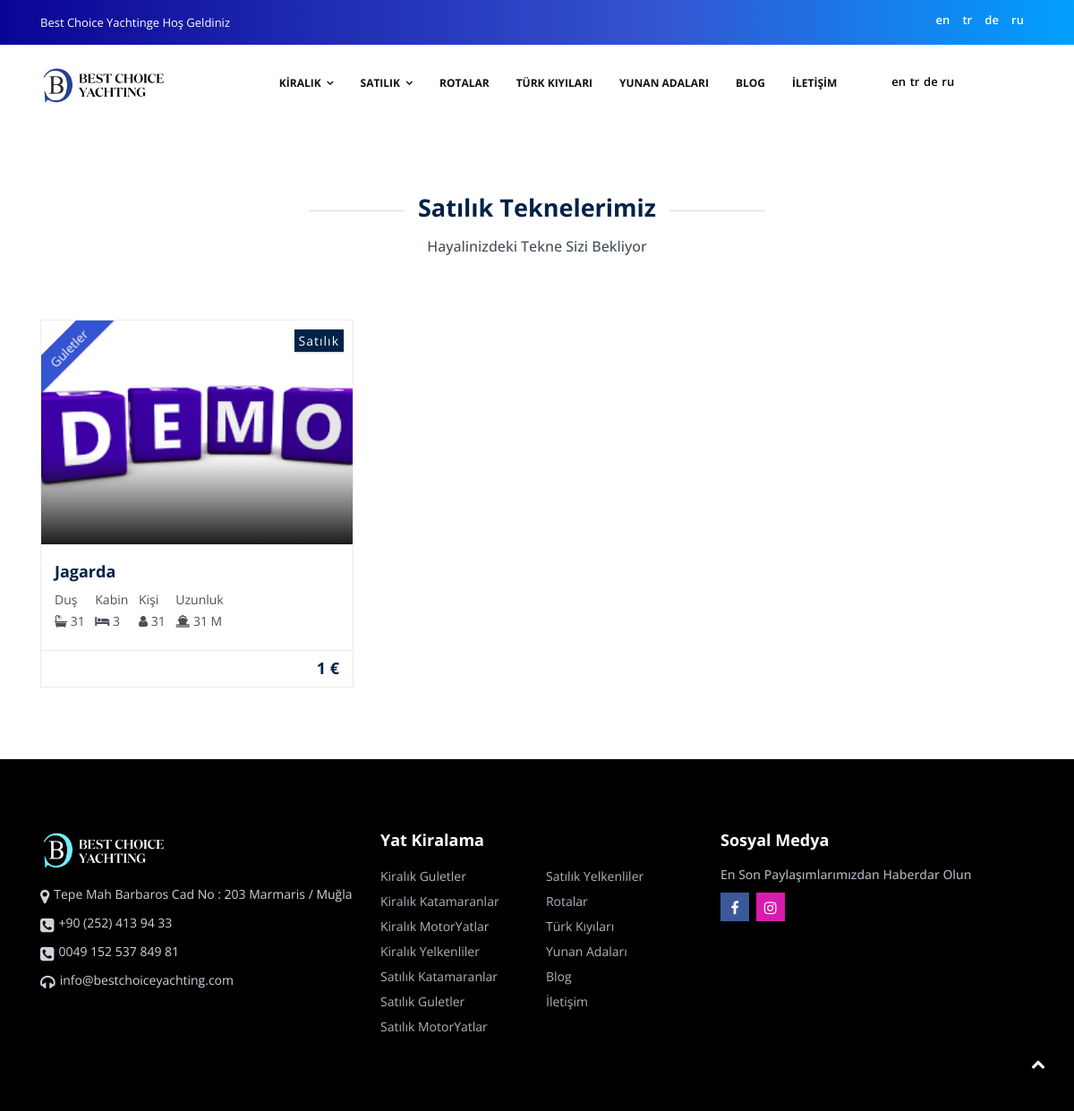
The page /tr/sale/list/ on the database its author committed.
### sell/models.py (models this page shows, shortened)
class SellProduct(models.Model):
    category = models.ForeignKey(SellCategory, related_name='Boats', on_delete=models.CASCADE)
    name = models.CharField(max_length=200, db_index=True)
    slug = models.SlugField(max_length=200, db_index=True)
    clone = models.CharField(max_length=200, db_index=True,default='Example')
    vitrin = models.CharField(max_length=200, db_index=True, default='Ürün Vitrin is : vitrin yaz')
    imgseo = models.CharField(max_length=200, db_index=True, default='İmage Seo Alt Ekle')
    image = models.ImageField(upload_to='products/%y/%m/%d', blank=True)
    image2 = models.ImageField(upload_to='products/%y/%m/%d', blank=True)
    image3 = models.ImageField(upload_to='products/%y/%m/%d', blank=True)
    image4 = models.ImageField(upload_to='products/%y/%m/%d', blank=True)
    image5 = models.ImageField(upload_to='products/%y/%m/%d', blank=True)
    image6 = models.ImageField(upload_to='products/%y/%m/%d', blank=True)
    image7 = models.ImageField(upload_to='products/%y/%m/%d', blank=True)
    image8 = models.ImageField(upload_to='products/%y/%m/%d', blank=True)
    image9 = models.ImageField(upload_to='products/%y/%m/%d', blank=True)
    image10 = models.ImageField(upload_to='products/%y/%m/%d', blank=True)
    image11 = models.ImageField(upload_to='products/%y/%m/%d', blank=True)
    image12 = models.ImageField(upload_to='products/%y/%m/%d', blank=True)
    image13 = models.ImageField(upload_to='products/%y/%m/%d', blank=True)
    image14 = models.ImageField(upload_to='products/%y/%m/%d', blank=True)
    image15 = models.ImageField(upload_to='products/%y/%m/%d', blank=True)
    info = RichTextUploadingField()
    index_info = models.TextField(max_length=89, default='89 Karakter En fazla')
    general_price = models.DecimalField(max_digits=10, decimal_places=0)
    meter = models.CharField(max_length=200, db_index=True, default='Gulet Meter')
    person = models.CharField(max_length=200, db_index=True, default='Gulet Person')
    shower = models.CharField(max_length=200, db_index=True, default='Gulet Shower')
    kabin = models.CharField(max_length=200, db_index=True, default='Toplam Kabin Sayısı Giriniz.')
    aircon = models.CharField(max_length=200, db_index=True, default='Var')
    kabin_type = models.CharField(max_length=200, db_index=True, default='Gulet Double')
    available = models.BooleanField(default=True)
    producer = models.CharField(max_length=200, db_index=True,default='Example')
    model = models.CharField(max_length=200, db_index=True,default='Example')
    year = models.CharField(max_length=200, db_index=True,default='Example')
    flag = models.CharField(max_length=200, db_index=True,default='Example')
    beam = models.CharField(max_length=200, db_index=True, default='Example')
    draft = models.CharField(max_length=200, db_index=True, default='Example')
    length = models.CharField(max_length=200, db_index=True,default='Example')
    weight = models.CharField(max_length=200, db_index=True,default='Example')
    certificate = models.CharField(max_length=200, db_index=True,default='Example')
    firstLaunch = models.CharField(max_length=200, db_index=True,default='Example')
    noOfPreviousOwner = models.CharField(max_length=200, db_index=True,default='Example')
    status = models.CharField(max_length=200, db_index=True,default='Example')
    saleType = models.CharField(max_length=200, db_index=True,default='Example')
    sale = models.CharField(max_length=200, db_index=True,default='Example')
    rudder = models.CharField(max_length=200, db_index=True,default='Example')
    motorCompany = models.CharField(max_length=200, db_index=True,default='Example')
    noOfEngines = models.CharField(max_length=200, db_index=True,default='Example')
    engineHours = models.CharField(max_length=200, db_index=True,default='Example')
    hp = models.CharField(max_length=200, db_index=True,default='Example')
    fuel = models.CharField(max_length=200, db_index=True,default='Example')
    boatHull = models.CharField(max_length=200, db_index=True,default='Example')
    fuelCapacity = models.CharField(max_length=200, db_index=True,default='Example')
    waterCapacity = models.CharField(max_length=200, db_index=True,default='Example')
    metarialDeck = models.CharField(max_length=200, db_index=True,default='Example')
    cabin = models.CharField(max_length=200, db_index=True,default='Example')
    wc = models.CharField(max_length=200, db_index=True,default='Example')
    headroom =  models.CharField(max_length=200, db_index=True,default='Example')
    created = models.DateTimeField(auto_now_add=True)
    updated = models.DateTimeField(auto_now=True)
    description = models.TextField(max_length=200, db_index=True, default='160 Kelime')
    title = models.TextField(max_length=500, default="50-60 Kelime")
    key = models.TextField(max_length=550, default="1 Kelime")
    class Meta:
        ordering = ['-id']
        index_together = (('id', 'slug',))
    def get_absolute_url(self):
        return reverse('sale:sale_detail', args=[self.slug])

class SellCategory(models.Model):
    name = models.CharField(max_length=20, db_index=True)
    slug = models.SlugField(max_length=20, db_index=True, unique=True)
    class Meta:
        ordering = ['-id']
        unique_together = ('slug', 'name')
        verbose_name_plural = 'Sell Categories'
    def __str__(self):
        return self.name
    def get_absolute_url(self):
        return reverse('sale:sale_list_by_show', args=[self.slug])

### sell/views.py (the view)
# urls.py: path('list/',views.sell_list,name ='index'),
def sell_list(request):
    categorys = Category.objects.all()
    sellCategorys = SellCategory.objects.all()
    products = SellProduct.objects.filter(vitrin__icontains='vitrin').order_by('?')
    context = {
        'products': products,
        'categorys':categorys,
        'sellCategorys':sellCategorys
    }
    return render(request,'ship/sell_list.html',context)

### rent/models.py (called while the page is built)
    def get_absolute_url(self):
        return reverse('rent:product_list_by_show', args=[self.slug])

### sell/templates/ship/sell_list.html (shortened to what this page needs)
{% extends "base.html" %}
{% load static i18n %}
{% block content %}
 <section>
        <div class="container">
            <div class="row">
                <div class="col-md-8 col-lg-6 mx-auto">
                    <div class="title__head">
                        <h2 class="text-center text-capitalize">
                            {% trans 'Satılık Teknelerimiz' %}
                        </h2>
                        <p class="text-center text-capitalize">{% trans 'Hayalinizdeki Tekne Sizi bekliyor' %}</p>
                    </div>
                </div>
            </div>
            <div class="card__image-filter">
                <div class="row">
                    <div class="filtr-container">
                        {% for pro in products %}
                        <div class="col-md-6 col-lg-4 filtr-item" data-category="2, 4" data-title="">
                            <div class="card__image card__box-v1">
                                <div class="card__image-header h-250">
                                    <div class="ribbon text-capitalize">{{pro.category}}</div>
                                    <a href="{{pro.get_absolute_url}}">
                                    <img src="{% if pro.image %}{{ pro.image.url }}{% endif %}" alt="" class="img-fluid w100 img-transition">
                                    </a>
                                    <div class="info">Satılık</div>
                                </div>
                                <div class="card__image-body">
                                    <h6 class="text-capitalize">
                                        {{pro.name}}
                                    </h6>
                                    <ul class="list-inline card__content">
                                        <li class="list-inline-item">
                                            <span>
                                                {% trans 'Duş' %} <br>
                                                <i class="fa fa-bath"></i> {{pro.shower}}
                                            </span>
                                        </li>
                                        <li class="list-inline-item">
                                            <span>
                                                {% trans 'Kabin' %} <br>
                                                <i class="fa fa-bed"></i> 3
                                            </span>
                                        </li>
                                         <li class="list-inline-item">
                                            <span>
                                                {% trans 'Kişi' %} <br>
                                                <i class="fa fa-user"></i> {{pro.person}}
                                            </span>
                                        </li>
                                        <li class="list-inline-item">
                                            <span>
                                                {% trans 'Uzunluk' %}<br>
                                                <i class="fa fa-ship"></i> {{pro.meter}} m
                                            </span>
                                        </li>
                                    </ul>
                                </div>
                                <div class="card__image-footer">
                                    <ul class="list-inline my-auto ml-auto">
                                        <li class="list-inline-item">
                                            <h6>{{pro.general_price}} €</h6>
                                        </li>
                                    </ul>
                                </div>
                            </div>
                        </div>
                        {% endfor %}
                    </div>
                </div>
            </div>
        </div>
    </section>
{% endblock %}

### rows shown on the page
SellProduct: category "Guletler", image (picture), name "Jagarda", shower "31", person "31", meter "31", general_price "1"

### other values the page prints
{{ language.code }} "en" "tr" "de" "ru"
